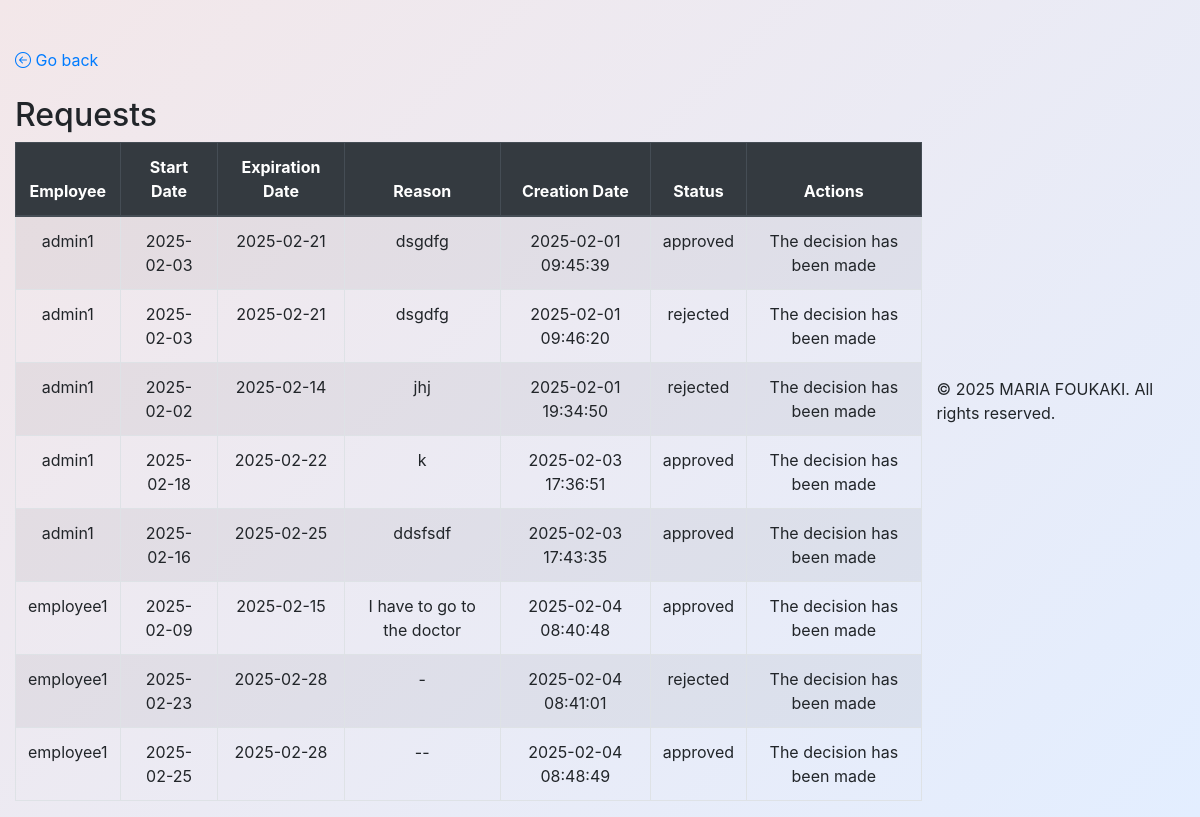
/manager_dashboard.php (signed in), run on the app's committed database.
### tables this page shows
CREATE TABLE `vacation_requests` (
  `id` int(11) NOT NULL,
  `user_id` int(11) NOT NULL,
  `start_date` date NOT NULL,
  `end_date` date NOT NULL,
  `reason` text NOT NULL,
  `status` enum('pending','approved','rejected') DEFAULT 'pending',
  `created_at` timestamp NOT NULL DEFAULT current_timestamp()
);

CREATE TABLE `users` (
  `id` int(11) NOT NULL,
  `username` varchar(50) NOT NULL,
  `email` varchar(100) NOT NULL,
  `employee_code` char(7) NOT NULL,
  `password` varchar(255) NOT NULL,
  `role` enum('employee','manager') DEFAULT 'employee',
  `name` varchar(255) DEFAULT NULL
);

### manager_dashboard.php (the view, shortened to what this page needs)
<?php
require_once "db.php";
$stmt = $pdo->query("SELECT vr.id, u.username, vr.start_date, vr.end_date, vr.reason, vr.status, vr.created_at
                     FROM vacation_requests vr
                     JOIN users u ON vr.user_id = u.id");
$requests = $stmt->fetchAll(PDO::FETCH_ASSOC);
?>
<!DOCTYPE html>
<html lang="el">
<head>
    <link rel="stylesheet" href="style.css">
    <link href="https://stackpath.bootstrapcdn.com/bootstrap/4.5.2/css/bootstrap.min.css" rel="stylesheet">
    <link href="https://cdnjs.cloudflare.com/ajax/libs/bootstrap-icons/1.10.0/font/bootstrap-icons.min.css" rel="stylesheet">
</head>
<body>
    <div class="container mt-5">
        <a href="dashboard.php" class="back-link">
                <i class="bi bi-arrow-left-circle"></i> Go back
        </a>
        <br><br>
        <h2>Requests</h2>
        <table class="table table-striped table-bordered">
            <thead class="thead-dark">
                <tr>
                    <th>Employee</th>
                    <th>Start Date</th>
                    <th>Expiration Date</th>
                    <th>Reason</th>
                    <th>Creation Date</th>
                    <th>Status</th>
                    <th>Actions</th>
                </tr>
            </thead>
            <tbody>
                <?php foreach ($requests as $request): ?>
                    <tr>
                        <td><?= htmlspecialchars($request['username']); ?></td>
                        <td><?= htmlspecialchars($request['start_date']); ?></td>
                        <td><?= htmlspecialchars($request['end_date']); ?></td>
                        <td><?= htmlspecialchars($request['reason']); ?></td>
                        <td><?= htmlspecialchars($request['created_at']); ?></td>
                        <td><?= htmlspecialchars($request['status']); ?></td>
                        <td>
                            <?php if ($request['status'] == 'pending'): ?>
                                <div class="btn-group" role="group">
                                    <form method="POST" style="display:inline;">
                                        <input type="hidden" name="request_id" value="<?= $request['id']; ?>">
                                        <button type="submit" name="action" value="approve" class="btn btn-success btn-sm">
                                            <i class="bi bi-check-circle"></i> Approved
                                        </button>
                                    </form>
                                    <form method="POST" style="display:inline;">
                                        <input type="hidden" name="request_id" value="<?= $request['id']; ?>">
                                        <button type="submit" name="action" value="reject" class="btn btn-danger btn-sm">
                                            <i class="bi bi-x-circle"></i> Rejected
                                        </button>
                                    </form>
                                </div>
                            <?php else: ?>
                                <span>The decision has been made</span>
                            <?php endif; ?>
                        </td>
                    </tr>
                <?php endforeach; ?>
            </tbody>
        </table>
    </div>
    <?php
        require_once "footer.php";
    ?>
</body>
</html>

### footer.php
<footer>
    <div class="footer-content">
        <p>&copy; 2025 MARIA FOUKAKI. All rights reserved.</p>
    </div>
</footer>

### style.css (style rules this page uses)
.back-link { text-decoration: none; font-size: 16px; color: #007bff; transition: color 0.3s; }
body { background: linear-gradient(135deg, #f3e7e9, #e3eeff); min-height: 60vh; display: flex; justify-content: center; align-items: center; font-family: Arial, sans-serif; }
.container { margin-top: 50px; }
table th, table td { text-align: center; }

### data on the page
vacation_requests: user.username "admin1", start_date "2025-02-03", end_date "2025-02-21", reason "dsgdfg", created_at "2025-02-01 09:45:39", status "approved", shows "The decision has been made"
vacation_requests: user.username "admin1", start_date "2025-02-03", end_date "2025-02-21", reason "dsgdfg", created_at "2025-02-01 09:46:20", status "rejected", shows "The decision has been made"
vacation_requests: user.username "admin1", start_date "2025-02-02", end_date "2025-02-14", reason "jhj", created_at "2025-02-01 19:34:50", status "rejected", shows "The decision has been made"
vacation_requests: user.username "admin1", start_date "2025-02-18", end_date "2025-02-22", reason "k", created_at "2025-02-03 17:36:51", status "approved", shows "The decision has been made"
vacation_requests: user.username "admin1", start_date "2025-02-16", end_date "2025-02-25", reason "ddsfsdf", created_at "2025-02-03 17:43:35", status "approved", shows "The decision has been made"
vacation_requests: user.username "employee1", start_date "2025-02-09", end_date "2025-02-15", reason "I have to go to the doctor", created_at "2025-02-04 08:40:48", status "approved", shows "The decision has been made"
vacation_requests: user.username "employee1", start_date "2025-02-23", end_date "2025-02-28", reason "-", created_at "2025-02-04 08:41:01", status "rejected", shows "The decision has been made"
vacation_requests: user.username "employee1", start_date "2025-02-25", end_date "2025-02-28", reason "--", created_at "2025-02-04 08:48:49", status "approved", shows "The decision has been made"
